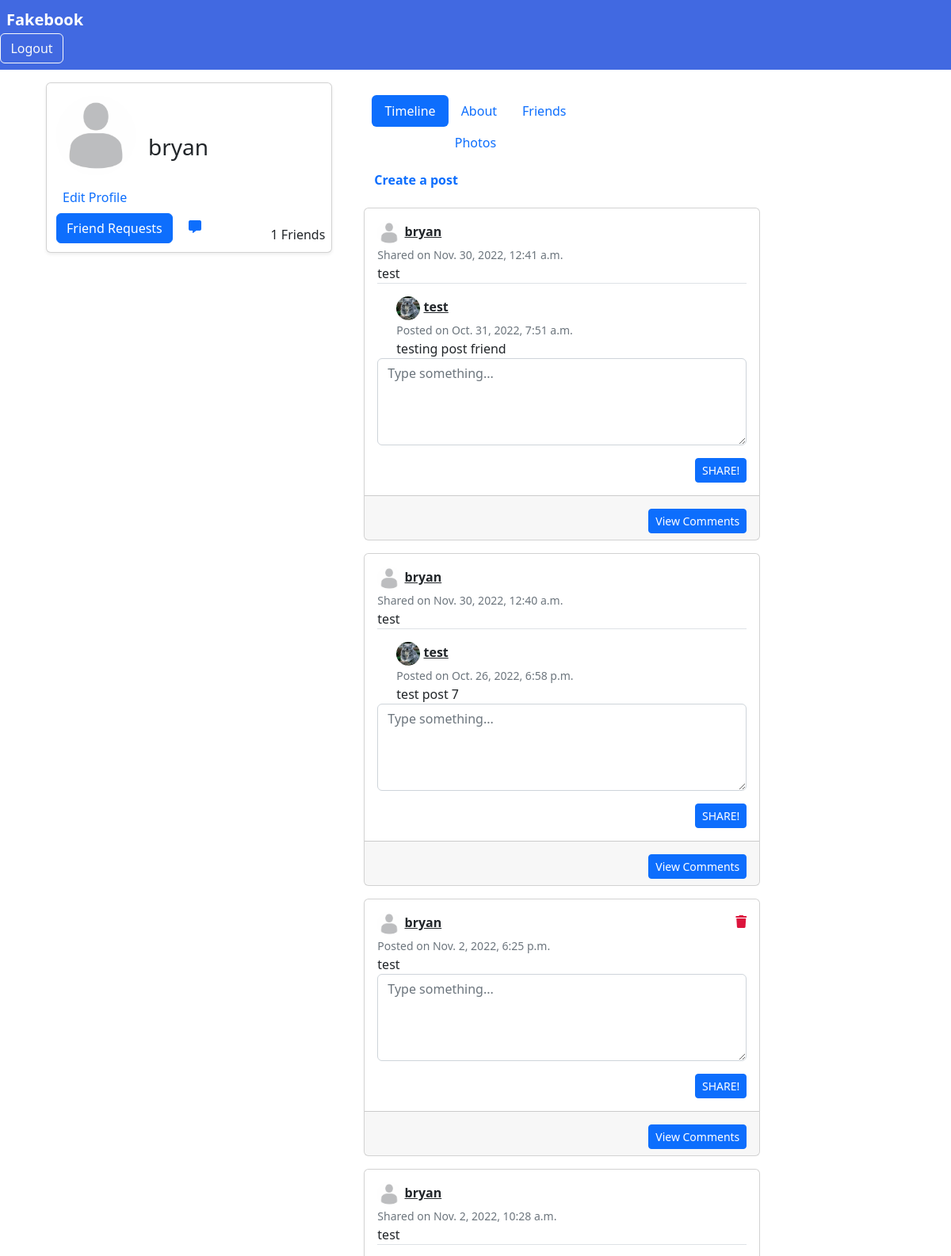
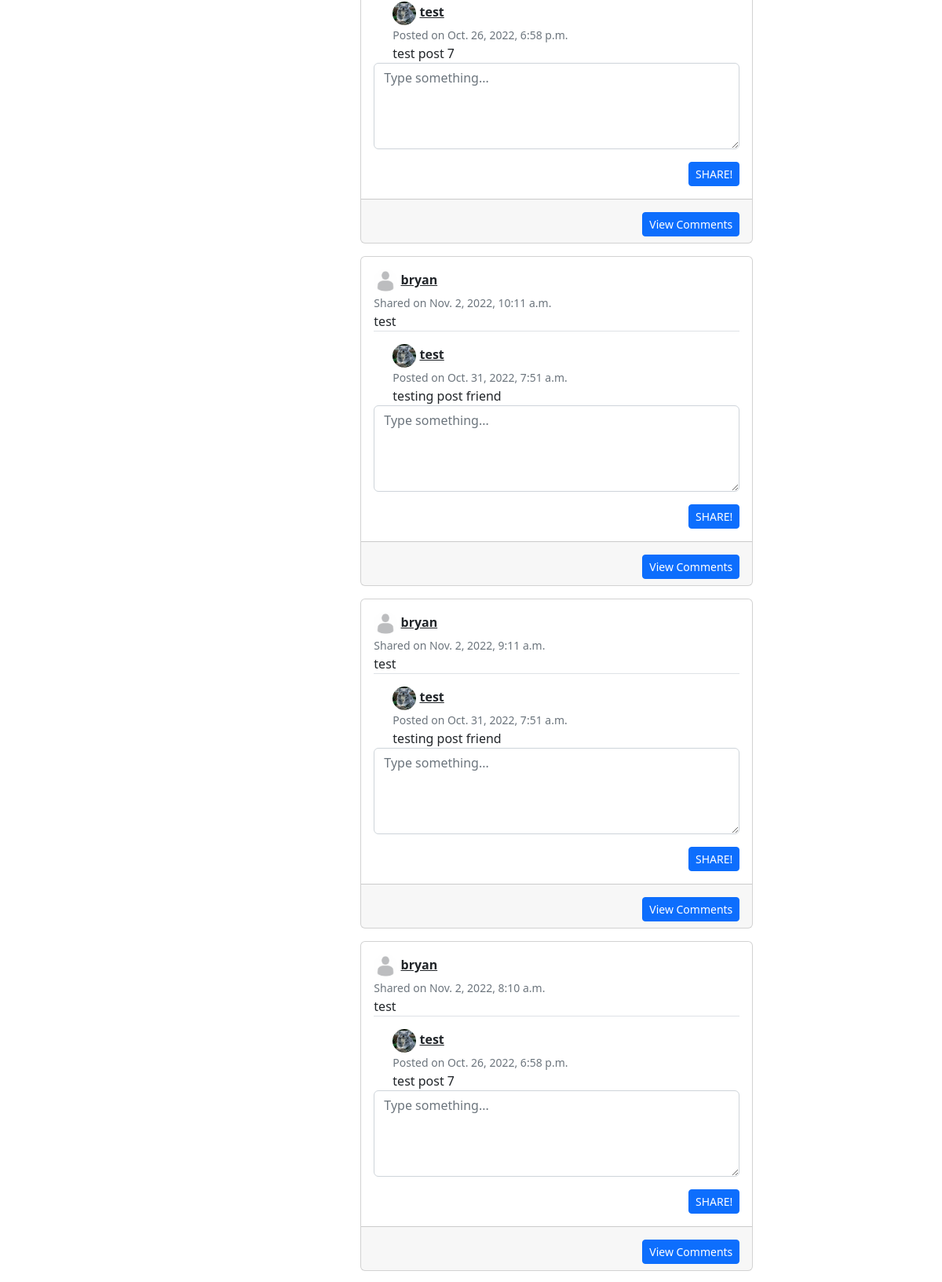
Page /profile/ (signed in, upper part) on the committed database (2 pictures, top to bottom).
### users/models.py (models this page shows)
class Profile(models.Model):
    user = models.OneToOneField(User, on_delete=models.CASCADE)
    profile_pic = models.ImageField(default='uploads/default.png', upload_to='profile_pics')
    name = models.CharField(max_length=30, blank=True)
    birthdate = models.DateField(null=True, blank=True)
    location = models.CharField(max_length=120, blank=True)
    slug = AutoSlugField(populate_from='user')
    bio = models.CharField(max_length=255, blank=True)
    friends = models.ManyToManyField("Profile", blank=True)
    User._meta.get_field('email')._unique = True
    def __str__(self):
        return str(self.user.username)
    def get_absolute_url(self):
        return "/users/{}".format(self.slug)

### feed/models.py (models this page shows, shortened)
class Post(models.Model):
    shared_description = models.CharField(max_length=255, blank=True, null=True)
    description = models.CharField(max_length=255, blank=True, null=True)
    pic = models.ImageField(upload_to='social_pics', blank=True)
    date_posted = models.DateTimeField(default=timezone.now)
    shared_date = models.DateTimeField(blank=True, null=True)
    username = models.ForeignKey(User, on_delete=models.CASCADE)
    shared_username = models.ForeignKey(User, on_delete=models.CASCADE, blank=True, null=True, related_name='+')

### users/views.py (the view, shortened to what this page needs)
# urls.py: path('profile/', ActiveProfileView.as_view(), name='profile'),
class ActiveProfileView(LoginRequiredMixin, ListView):
    def get(self, request, *args, **kwargs):
        active_profile = request.user.profile
        active_user = active_profile.user
        sent_friend_requests = FriendRequest.objects.filter(from_user=active_profile.user)
        rec_friend_requests = FriendRequest.objects.filter(to_user=active_profile.user)
        friends_list = active_profile.friends.all()
        form = NewPostForm()
        share_form = SharePostForm()
        liked = [i for i in Post.objects.all() if Like.objects.filter(user=active_profile.user, post=i)]
        button_status = 'none'
        post_filter = [active_profile]
        friend = active_profile.friends.all()
        for f in friend:
            if f in post_filter:
                friend = friend.filter(user=f.user)
        post_filter += friend
        paginator = Paginator(Post.objects.filter(username__profile__in=post_filter)
                              .annotate(lr=Coalesce(Max('shared_date'), 'date_posted'))
                              .order_by('-lr'), 10)
        page = request.GET.get('page')
        posts = paginator.get_page(page)
        if active_profile not in request.user.profile.friends.all():
            button_status = 'not_friend'
            if len(FriendRequest.objects.filter(from_user=request.user).filter(to_user=active_profile.user)) == 1:
                button_status = 'friend_request_sent'
            if len(FriendRequest.objects.filter(from_user=active_profile.user).filter(to_user=request.user)) == 1:
                button_status = 'friend_request_received'
        context = {
            'u': active_user,
            'button_status': button_status,
            'friends_list': friends_list,
            'sent_friend_requests': sent_friend_requests,
            'rec_friend_requests': rec_friend_requests,
            'is_liked': liked,
            'post_form': form,
            'share_form': share_form,
            'posts': posts,
        }
        return render(request, 'users/profile.html', context)

### feed/forms.py
class NewPostForm(forms.ModelForm):
    description = forms.CharField(label='', widget=forms.Textarea(
        attrs={'rows': '4', 'placeholder': 'Type something...'}))
    class Meta:
        model = Post
        fields = ['description', 'pic']

class SharePostForm(forms.Form):
    description = forms.CharField(label='', widget=forms.Textarea(attrs={
                                'rows': '4', 'placeholder': 'Type something...'}))

### feed/templatetags/feed_tags.py (called while the page is built)
@register.inclusion_tag('feed/notifications.html', takes_context=True)
def display_notifications(context):
    request_user = context['request'].user
    notifications = Notifications.objects.filter(recieving_user=request_user).exclude(has_seen=True).order_by('-recency')
    return {'notifications': notifications}

### users/templates/users/profile.html (shortened to what this page needs)
{% extends 'feed/base.html' %} {% load crispy_forms_tags %} {% load static %} {% load feed_tags %}
{% block content %}
{% include 'feed/navbar.html' %}
<div class="container">
    <div class="row mt-3 mx-3">
        <div class="card shadow-sm col-md-4 pt-3" style="height: 215px">
            <div class="media">
                <div class="d-flex mb-3">
                    <img class="rounded-circle account-img" src="{{ u.profile.profile_pic.url }}" width="100" height="100"/>
                    <h3 class="mt-5 ms-3 text-break">{{ u.username }}</h3>
                    <p class="text-end" style="position:absolute;bottom:5px;right:5px;margin:0;padding:5px 3px;" >  {{ u.profile.friends.count }} Friends</p>
                </div>
            </div>
            {% if request.user == u %}
            <div class="pb-2">
                <a class="fs-6 text-decoration-none mx-2" href="{% url 'edit_profile' %}">Edit Profile</a>
            </div>
                {% endif %}
                {% if request.user == u %}
                        <div>
                        <button type="button" class="btn btn-primary position-relative" data-bs-toggle="modal"
                                data-bs-target="#exampleModal"
                        style="max-width: fit-content">
                          Friend Requests
                        </button>
                        <a class="position-relative ps-3" href="{% url 'inbox' %}"><i class="fa-solid fa-message"></i>
                        </a>
                        </div>
                        </div>
                {% endif %}
    <div class="col-md-4 col-sm-6 px-3 pt-3 pb-3">
    <ul class="nav justify-content-center nav-pills" id="pills-tab" role="tablist">
      <li class="nav-item" role="presentation">
            <button class="nav-link active" id="pills-home-tab" data-bs-toggle="pill" data-bs-target="#pills-home"
                    type="button" role="tab" aria-controls="pills-home" aria-selected="true">Timeline</button>
      </li>
      <li class="nav-item" role="presentation">
        <button class="nav-link" id="pills-profile-tab" data-bs-toggle="pill" data-bs-target="#pills-profile"
                type="button" role="tab" aria-controls="pills-profile" aria-selected="false">About</button>
      </li>
      <li class="nav-item" role="presentation">
        <button class="nav-link" id="pills-contact-tab" data-bs-toggle="pill" data-bs-target="#pills-contact"
                type="button" role="tab" aria-controls="pills-contact" aria-selected="false">Friends</button>
      </li>
      <li class="nav-item" role="presentation">
        <button class="nav-link" id="pills-photos-tab" data-bs-toggle="pill" data-bs-target="#pills-photos"
                type="button" role="tab" aria-controls="pills-photos" aria-selected="false">Photos</button>
      </li>
    </ul>
    <div class="tab-content mx-4 pt-2" id="pills-tabContent">
        <div class="tab-pane fade show active" style="outline: none" id="pills-home" role="tabpanel" aria-labelledby="pills-home-tab"
             tabindex="0">
            <button type="button" class="btn text-primary fw-bolder" data-bs-toggle="modal" data-bs-target="#post"
                        style="max-width: fit-content">Create a post
            </button>
              <div class="col-md-5 me-4">
                {% for post in posts%}
                    <div class="card card-signin my-3" style="width: 500px">
                      <div class="card-body">
                      {% if post.shared_username %}
                          <div class="position-relative border-bottom mb-3">
                              {% if not request.user == post.shared_username%}
                                <a href="{{ post.shared_username.profile.get_absolute_url }}">
                                    <img src="{{ post.shared_username.profile.profile_pic.url }}"
                                         class="rounded-circle"
                                         width="30"
                                         height="30" alt=""></a>
                                <a class="text-dark" href="{{ post.shared_username.profile.get_absolute_url }}"><b>
                                    {{ post.shared_username }}</b></a>
                              {% else %}
                                <a href="{% url 'home' %}"><img src="{{ post.shared_username.profile.profile_pic.url }}"
                                                                class="rounded-circle" width="30" height="30" alt=""></a>
                                <a class="text-dark" href="{% url 'home' %}"><b>{{ post.shared_username }}</b></a>
                              {% endif %}
                              <br><small class="text-muted">Shared on {{post.shared_date}}</small>
                              {% if post.shared_description != none %}
                              <br>
                              <a class="post-link text-dark text-break text-decoration-none" href="{% url 'post-detail' post.pk%}">
                                  {{ post.shared_description }}</a>
                              {% endif %}
                          </div>
                          <div class="shared-post mx-4">
                            {% if not request.user == post.username%}
                            <a href="{{ post.username.profile.get_absolute_url }}"><img src="{{ post.username.profile.profile_pic.url }}"
                                                                                        class="rounded-circle" width="30"
                                                                                        height="30" alt=""></a>
                            <a class="text-dark" href="{{ post.username.profile.get_absolute_url }}"><b>{{ post.username }}</b></a>
                            {% else %}
                            <a href="{% url 'home' %}"><img src="{{ post.username.profile.profile_pic.url }}"
                                                            class="rounded-circle" width="30" height="30" alt=""></a>
                            <a class="text-dark" href="{% url 'home' %}"><b>{{ post.username }}</b></a>
                            {% endif %}
                            <br><small class="text-muted">Posted on {{ post.date_posted }}</small>
                            <br>
                            <a class="post-link text-dark text-break text-decoration-none" href="{% url 'post-detail' post.pk %}">
                                {{ post.description }}</a>
                          </div>
                      {% else %}
                          {% if request.user == post.username %}
                            <a type="button" class="float-end" data-bs-toggle="modal" data-bs-target="#deletepost"
                                                style="color: crimson"><i class="fa-solid fa-trash"></i>
                            </a>
                            {% endif %}
                            {% if not request.user == post.username%}
                            <a href="{{ post.username.profile.get_absolute_url }}"><img src="{{ post.username.profile.profile_pic.url }}"
                                                                                        class="rounded-circle" width="30"
                                                                                        height="30" alt=""></a>
                            <a class="text-dark" href="{{ post.username.profile.get_absolute_url }}"><b>{{ post.username }}</b></a>
                            {% else %}
                            <a href="{% url 'home' %}"><img src="{{ post.username.profile.profile_pic.url }}"
                                                            class="rounded-circle" width="30" height="30" alt=""></a>
                            <a class="text-dark" href="{% url 'home' %}"><b>{{ post.username }}</b></a>
                            {% endif %}
                        <br><small class="text-muted">Posted on {{ post.date_posted }}</small>
                        <br>
                          <a class="post-link text-dark text-break text-decoration-none" href="{% url 'post-detail' post.pk %}">
                              {{ post.description }}</a>
                        <br>
                      {% endif %}
                        <form class="d-share" method="POST" action="{% url 'share-post' post.pk%}" id="{{ post.pk }}">
                          <fieldset class=form-group">
                              {{ share_form | crispy }}
                          </fieldset>
                            <div class="form-group float-end">
                                        <button class="btn btn-sm btn-primary btn-block text-uppercase" type="submit">
                                            Share!</button><br>
                            </div>
                        </form>
                      </div>
                      <div class="card-footer">
                      <a class="btn btn-sm btn-primary mt-2 float-end" href="{% url 'post-detail' post.pk %}">View Comments</a>
                      </div>
                    </div>
                {% endfor %}
              </div>
        </div>
</div>
</div>
    </div>
</div>
{% endblock content %}

### rows in the picture
Post: shared_username.profile.profile_pic (placeholder picture), shared_username "bryan", shared_date "Nov. 30, 2022, 12:41 a.m.", shared_description "test", username.profile.profile_pic (picture), username "test", date_posted "Oct. 31, 2022, 7:51 a.m.", description "testing post friend"
Post: shared_username.profile.profile_pic (placeholder picture), shared_username "bryan", shared_date "Nov. 30, 2022, 12:40 a.m.", shared_description "test", username.profile.profile_pic (picture), username "test", date_posted "Oct. 26, 2022, 6:58 p.m.", description "test post 7"
Post: username.profile.profile_pic (placeholder picture), username "bryan", date_posted "Nov. 2, 2022, 6:25 p.m.", description "test"
Post: shared_username.profile.profile_pic (placeholder picture), shared_username "bryan", shared_date "Nov. 2, 2022, 10:28 a.m.", shared_description "test", username.profile.profile_pic (picture), username "test", date_posted "Oct. 26, 2022, 6:58 p.m.", description "test post 7"
Post: shared_username.profile.profile_pic (placeholder picture), shared_username "bryan", shared_date "Nov. 2, 2022, 10:11 a.m.", shared_description "test", username.profile.profile_pic (picture), username "test", date_posted "Oct. 31, 2022, 7:51 a.m.", description "testing post friend"
Post: shared_username.profile.profile_pic (placeholder picture), shared_username "bryan", shared_date "Nov. 2, 2022, 9:11 a.m.", shared_description "test", username.profile.profile_pic (picture), username "test", date_posted "Oct. 31, 2022, 7:51 a.m.", description "testing post friend"
Post: shared_username.profile.profile_pic (placeholder picture), shared_username "bryan", shared_date "Nov. 2, 2022, 8:10 a.m.", shared_description "test", username.profile.profile_pic (picture), username "test", date_posted "Oct. 26, 2022, 6:58 p.m.", description "test post 7"

### other values in the picture
{{ u.username }} "bryan"
{{ u.profile.friends.count }} "1"
